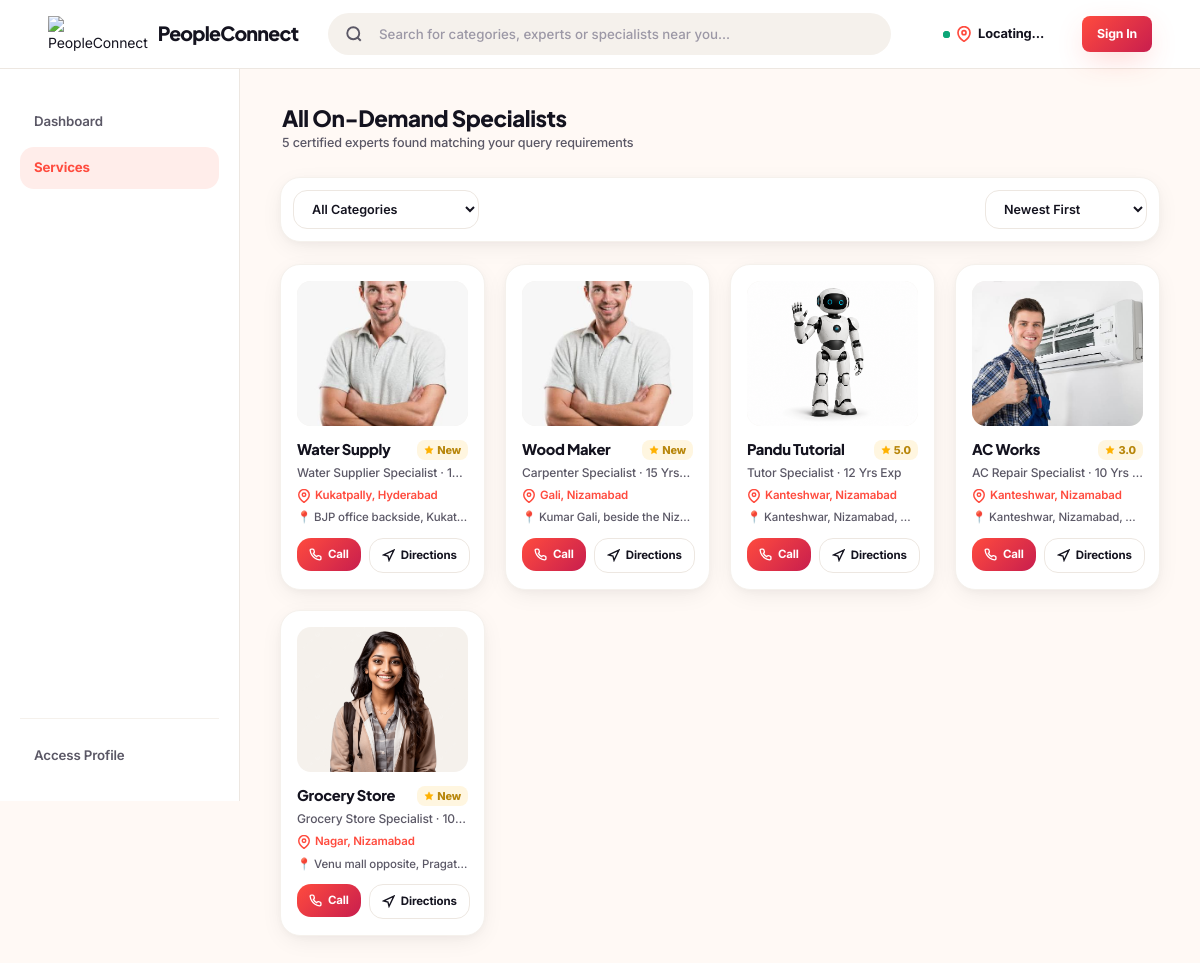
Screenshot of /providers with the database file from the repository.
### tables this page shows
CREATE TABLE providers (
            id INTEGER PRIMARY KEY AUTOINCREMENT,
            user_id INTEGER NOT NULL,
            business_name TEXT NOT NULL,
            category TEXT NOT NULL,
            experience TEXT,
            description TEXT,
            city TEXT NOT NULL,
            area TEXT NOT NULL,
            address TEXT,
            phone TEXT NOT NULL,
            profile_image TEXT,
            views INTEGER DEFAULT 0,
            is_subscribed INTEGER DEFAULT 0,
            subscription_started_at DATETIME,
            subscription_expires_at DATETIME,
            created_at DATETIME DEFAULT CURRENT_TIMESTAMP,
            FOREIGN KEY (user_id) REFERENCES users(id)
        );

### app.py (the view)
@app.route('/providers')
def providers():
    category = request.args.get('category', '')
    search_query = request.args.get('search', '')
    sort = request.args.get('sort', 'newest')
    page = request.args.get('page', 1, type=int)
    per_page = 12
    if page < 1:
        page = 1
    if search_query:
        total = get_providers_count(search_query=search_query)
        provider_list = search_providers(search_query, limit=per_page, offset=(page - 1) * per_page, sort=sort)
    elif category:
        total = get_providers_count(category=category)
        provider_list = get_all_providers(category, limit=per_page, offset=(page - 1) * per_page, sort=sort)
    else:
        total = get_providers_count()
        provider_list = get_all_providers(limit=per_page, offset=(page - 1) * per_page, sort=sort)
    total_pages = max(1, (total + per_page - 1) // per_page)
    categories = get_all_categories()
    fav_ids = get_favorite_ids(session['user_id']) if 'user_id' in session else []
    return render_template(
        'providers.html',
        providers=provider_list,
        categories=categories,
        selected_category=category,
        search_query=search_query,
        favorite_ids=fav_ids,
        page=page,
        total_pages=total_pages,
        sort=sort,
        total=total
    )

### app.py (called while the page is built)
@app.context_processor
def utility_processor():
    return dict(
        max=max,
        min=min,
        round=round,
        razorpay_key_id=app.config['RAZORPAY_KEY_ID'],
        logo_url=GLOBAL_LOGO_URL  # Exposing branding resource dynamically across all views template scope
    )

### models.py (called while the page is built)
def get_db_connection():
    conn = sqlite3.connect(Config.DATABASE_PATH)
    conn.row_factory = sqlite3.Row
    return conn

def get_all_categories():
    conn = get_db_connection()
    cursor = conn.cursor()
    cursor.execute('SELECT * FROM categories ORDER BY category_name ASC')
    categories = cursor.fetchall()
    conn.close()
    return categories

def get_providers_count(category=None, search_query=None):
    conn = get_db_connection()
    cursor = conn.cursor()
    if search_query:
        term = f'%{search_query}%'
        cursor.execute('''
            SELECT COUNT(DISTINCT p.id) as cnt FROM providers p
            JOIN users u ON p.user_id = u.id
            WHERE p.is_subscribed = 1 AND (p.business_name LIKE ? OR u.name LIKE ? OR p.category LIKE ? OR p.city LIKE ? OR p.area LIKE ?)
        ''', (term, term, term, term, term))
    elif category:
        cursor.execute('SELECT COUNT(*) as cnt FROM providers WHERE is_subscribed = 1 AND category = ?', (category,))
    else:
        cursor.execute('SELECT COUNT(*) as cnt FROM providers WHERE is_subscribed = 1')
    count = cursor.fetchone()['cnt']
    conn.close()
    return count

### templates/providers.html (shortened to what this page needs)
{% extends 'base.html' %}
{% block content %}
<div class="providers-view-header">
    <h2>
        {% if selected_category %}
            Available {{ selected_category }} Specialists
        {% elif search_query %}
            Search Results for "{{ search_query }}"
        {% else %}
            All On-Demand Specialists
        {% endif %}
    </h2>
    <p>{{ total }} certified experts found matching your query requirements</p>
</div>
<div class="filter-controls-panel">
    <select class="filter-select-element" onchange="location = this.value;">
        <option value="{{ url_for('providers', search=search_query, sort=sort) }}">All Categories</option>
    </select>
    <select class="filter-select-element" onchange="location = this.value;" style="margin-left: auto;">
        <option value="{{ url_for('providers', category=selected_category, search=search_query, sort='newest') }}" {% if sort == 'newest' %}selected{% endif %}>Newest First</option>
    </select>
</div>
<div class="providers-response-grid" id="providersListingGridSortingContainer">
    {% if providers %}
        {% for p in providers %}
            <div class="service-provider-card provider-sorting-card-node" data-address="{{ p.address or '' }} {{ p.area or '' }} {{ p.city or '' }}">
                <a href="{{ url_for('provider_details', provider_id=p.id) }}" style="display: contents;">
                    <div class="card-thumb-frame">
                        {% if p.profile_image %}
                            <img src="/uploads/{{ p.profile_image }}" alt="{{ p.business_name }}">
                        {% else %}
                            <div class="avatar-placeholder" style="width:100%; height:100%; font-size:2rem; border-radius:0;">
                                {{ p.owner_name[0]|upper if p.owner_name else 'P' }}
                            </div>
                        {% endif %}
                    </div>
                    <div class="card-meta-pane">
                        <div class="card-top-row">
                            <h4>{{ p.business_name }}</h4>
                            <div class="card-right-badges">
                                <div class="rating-pill" onclick="event.preventDefault();">
                                    <svg viewBox="0 0 24 24"><polygon points="12 2 15.09 8.26 22 9.27 17 14.14 18.18 21.02 12 17.77 5.82 21.02 7 14.14 2 9.27 8.91 8.26 12 2"/></svg>
                                    <span>{% if p.avg_rating > 0 %}{{ '%.1f'|format(p.avg_rating) }}{% else %}New{% endif %}</span>
                                </div>
                            </div>
                        </div>
                        <p class="specialty-text">{{ p.category }} Specialist · {{ p.experience or '0' }} Yrs Exp</p>
                        <div class="geo-location-row">
                            <svg viewBox="0 0 24 24"><path d="M21 10c0 7-9 13-9 13s-9-6-9-13a9 9 0 0 1 18 0z"></path><circle cx="12" cy="10" r="3"/></svg>
                            <span class="computed-distance-display-node">Calculating distance...</span>
                        </div>
                        <p class="profile-address-text" title="📍 {{ p.address or p.area or 'Local Service' }}, {{ p.city }}">📍 {{ p.address or p.area or 'Local Service' }}, {{ p.city }}</p>
                        <div class="card-actions-wrapper">
                            <object>
                                <a href="tel:{{ p.phone }}" class="btn btn-call-action btn-sm" onclick="event.stopPropagation();">
                                    <span>Call</span>
                                </a>
                            </object>
                            <object>
                                <a href="https://www.google.com/maps/search/?api=1&query={{ (p.business_name + ' ' + p.area + ' ' + p.city)|urlencode }}" class="btn btn-path-action btn-sm" target="_blank" rel="noopener" onclick="event.stopPropagation();">
                                    <svg viewBox="0 0 24 24"><polygon points="3 11 22 2 13 21 11 13 3 11"/></svg>
                                    <span>Directions</span>
                                </a>
                            </object>
                        </div>
                    </div>
                </a>
            </div>
        {% endfor %}
    {% endif %}
</div>
{% endblock %}

### templates/base.html (shortened to what this page needs)
<!DOCTYPE html>
<html lang="en">
<head>
</head>
<body>
    {% if not hide_nav %}
        {% include 'navbar.html' %}
    {% endif %}
    <div class="desktop-page-layout-grid">
        {% if not hide_nav %}
        <aside class="desktop-navigation-sidebar-container">
            <a href="{{ url_for('index') }}" class="sidebar-menu-anchor-item {% if request.endpoint == 'index' %}active{% endif %}">Dashboard</a>
            <a href="{{ url_for('providers') }}" class="sidebar-menu-anchor-item {% if request.endpoint == 'providers' %}active{% endif %}">Services</a>
            {% if session.get('user_id') %}
            <a href="{{ url_for('favorites') }}" class="sidebar-menu-anchor-item {% if request.endpoint == 'favorites' %}active{% endif %}">Favorites</a>
            <a href="{{ url_for('profile') }}" class="sidebar-menu-anchor-item {% if request.endpoint == 'profile' %}active{% endif %}">
                Profile
                {% if unread_count is defined and unread_count > 0 %}
                    <span class="sidebar-badge">{{ unread_count }}</span>
                {% endif %}
            </a>
            <div class="sidebar-bottom-action-wrapper">
                <a href="{{ url_for('logout') }}" class="sidebar-menu-anchor-item" style="color: var(--red);">Sign Out</a>
            </div>
            {% else %}
            <div class="sidebar-bottom-action-wrapper">
                <a href="{{ url_for('auth') }}" class="sidebar-menu-anchor-item {% if request.endpoint == 'auth' %}active{% endif %}">Access Profile</a>
            </div>
            {% endif %}
        </aside>
        {% endif %}
        <main class="main-content">
            {% block content %}(Provision Component Empty){% endblock %}
        </main>
    </div>
</body>
</html>

### templates/navbar.html (shortened to what this page needs)
<nav class="desktop-nav-bar">
    <div class="desktop-nav-container">
        <a href="{{ url_for('index') }}" class="logo-container">
            <img src="{{ logo_url }}" alt="PeopleConnect Network Logo" class="logo-img">
            <span class="logo-text">PeopleConnect</span>
        </a>
        <div class="desktop-middle-search" id="desktop-search-wrapper">
            <form action="{{ url_for('providers') }}" method="GET" style="display:flex; align-items:center; flex:1; gap:8px; width:100%;">
                <svg width="18" height="18" viewBox="0 0 24 24" fill="none" stroke="currentColor" stroke-width="2.5" style="color: var(--text-secondary); flex-shrink:0;">
                    <circle cx="11" cy="11" r="8"></circle>
                    <line x1="21" y1="21" x2="16.65" y2="16.65"></line>
                </svg>
                <input type="text" name="search" placeholder="Search for categories, experts or specialists near you..." autocomplete="off">
            </form>
        </div>
        <div class="desktop-right-meta-actions">
            <div class="desktop-nav-location" onclick="openLocationSelector()" title="Change Location">
                <span class="pulse-dot"></span>
                <svg viewBox="0 0 24 24"><path d="M21 10c0 7-9 13-9 13s-9-6-9-13a9 9 0 0 1 18 0z"></path><circle cx="12" cy="10" r="3"/></svg>
                <span id="desktopDisplayLocationTitle">Locating...</span>
            </div>
            <div class="desktop-auth-links">
                {% if not session.get('user_id') %}
                    <a href="{{ url_for('auth') }}" class="btn btn-primary btn-sm">Sign In</a>
                {% endif %}
            </div>
        </div>
    </div>
</nav>

### templates/providers.html (style rules this page uses)
.providers-view-header { margin-bottom: 20px; padding: 4px 2px; }
.providers-view-header h2 { font-size: 1.6rem; font-weight: 800; color: var(--text); letter-spacing: -0.02em; }
.providers-view-header p { font-size: 0.9rem; color: var(--text-secondary); margin-top: 2px; font-weight: 500; }
.filter-controls-panel { display: flex; flex-wrap: wrap; gap: 10px; margin-bottom: 22px; background: #FFFFFF; padding: 12px; border-radius: var(--radius-lg); border: 1px solid var(--border-light); box-shadow: var(--shadow-premium); align-items: center; }
.filter-select-element { padding: 10px 14px; border: 1.5px solid var(--border); border-radius: var(--radius-md); font-size: 0.9rem; font-weight: 600; color: var(--text); background: #FFFFFF; cursor: pointer; transition: border-color 0.15s ease; min-width: 140px; }
.providers-response-grid { display: grid; grid-template-columns: 1fr; gap: 16px; margin-bottom: 32px; }
.service-provider-card { background: #FFFFFF; border: 1px solid var(--border-light); border-radius: var(--radius-lg); padding: 14px; display: flex; gap: 14px; align-items: stretch; box-shadow: var(--shadow-premium); text-decoration: none; color: inherit; transition: transform 0.2s var(--transition), border-color 0.2s ease; position: relative; min-width: 0; }
.service-provider-card .card-thumb-frame { width: 100px; height: auto; min-height: 100px; border-radius: var(--radius-md); background: var(--border-light); overflow: hidden; flex-shrink: 0; position: relative; }
.service-provider-card .card-thumb-frame img { width: 100%; height: 100%; object-fit: cover; }
.service-provider-card .card-meta-pane { flex: 1; min-width: 0; display: flex; flex-direction: column; justify-content: space-between; gap: 4px; }
.service-provider-card .card-top-row { display: flex; justify-content: space-between; align-items: center; gap: 8px; }
.service-provider-card .card-top-row h4 { font-size: 1.05rem; font-weight: 800; color: var(--text); white-space: nowrap; overflow: hidden; text-overflow: ellipsis; flex: 1; }
.service-provider-card .card-right-badges { display: flex; align-items: center; gap: 8px; flex-shrink: 0; }
.service-provider-card .rating-pill { font-size: 0.78rem; font-weight: 800; color: #B8860B; background: var(--gold-bg); padding: 2px 7px; border-radius: var(--radius-sm); display: flex; align-items: center; gap: 3px; }
.service-provider-card .rating-pill svg { fill: var(--gold); stroke: var(--gold); width: 10px; height: 10px; }
.service-provider-card .specialty-text { font-size: 0.86rem; color: var(--text-secondary); font-weight: 500; white-space: nowrap; overflow: hidden; text-overflow: ellipsis; }
.service-provider-card .geo-location-row { font-size: 0.82rem; font-weight: 600; color: var(--primary); display: flex; align-items: center; gap: 4px; margin: 1px 0 0; white-space: nowrap; overflow: hidden; text-overflow: ellipsis; }
.service-provider-card .geo-location-row svg { color: var(--primary); width: 14px; height: 14px; fill: none; stroke: currentColor; stroke-width: 2.5; flex-shrink: 0; }
.service-provider-card .profile-address-text { font-size: 0.82rem; color: var(--text-secondary); font-weight: 500; margin: 1px 0 3px; white-space: nowrap; overflow: hidden; text-overflow: ellipsis; width: 100%; }
.service-provider-card .card-actions-wrapper { display: grid; grid-template-columns: 1fr 1fr; gap: 8px; margin-top: 4px; }
.service-provider-card .card-actions-wrapper .btn { padding: 8px 12px; font-size: 0.82rem; font-weight: 700; border-radius: var(--radius-md); display: inline-flex; align-items: center; justify-content: center; gap: 6px; text-decoration: none; }
.service-provider-card .btn-call-action { background: var(--primary-gradient); color: #FFFFFF; border: none; }
.service-provider-card .btn-path-action { background: #FFFFFF; color: var(--text); border: 1px solid var(--border); }
.service-provider-card .btn svg { width: 13px; height: 13px; fill: none; stroke: currentColor; stroke-width: 2.5; flex-shrink: 0; }
@media (min-width: 1025px) { .providers-response-grid { grid-template-columns: repeat(4, 1fr); gap: 20px; } }
@media (min-width: 1025px) { .service-provider-card { flex-direction: column; align-items: stretch; padding: 16px; } }
@media (min-width: 1025px) { .service-provider-card .card-thumb-frame { width: 100%; height: 145px; min-height: auto; } }

### rows the page displays
providers: profile_image (picture), business_name "Water Supply", shows "New", category "Water Supplier", experience "1…", address "BJP office backside, Kukat…"
providers: profile_image (picture), business_name "Wood Maker", shows "New", category "Carpenter", experience "15", address "Kumar Gali, beside the Niz…"
providers: profile_image (picture), business_name "Pandu Tutorial", avg_rating "5.0", category "Tutor", experience "12", address "Kanteshwar, Nizamabad"
providers: profile_image (picture), business_name "AC Works", avg_rating "3.0", category "AC Repair", experience "10", address "Kanteshwar, Nizamabad"
providers: profile_image (picture), business_name "Grocery Store", shows "New", category "Grocery Store", experience "10…", address "Venu mall opposite, Pragat…"

### other values shown
{{ total }} "5"
